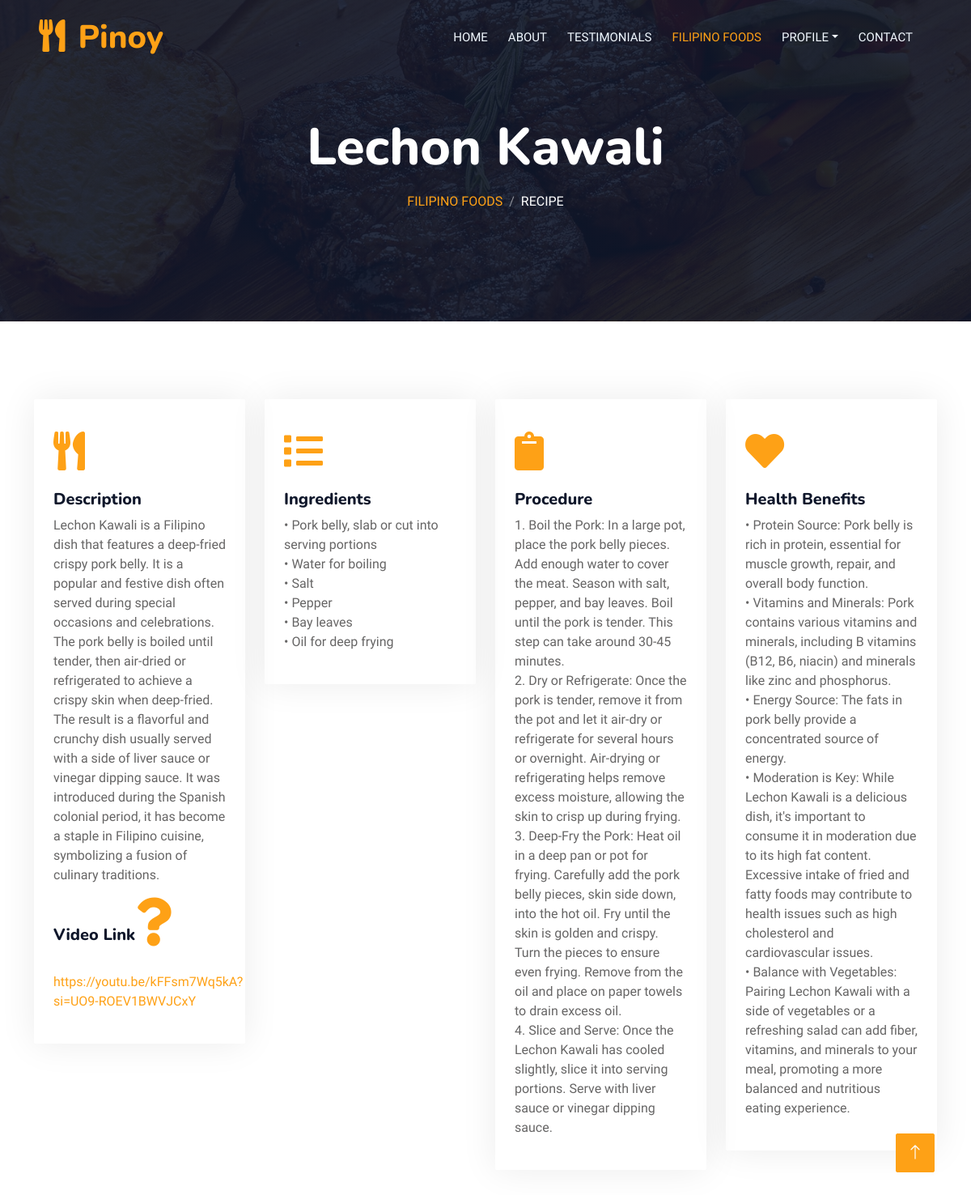
Page /recipe.php?foodID=MN-3 (signed in) on the committed database.
### tables this page shows
CREATE TABLE `foodinfo` (
  `foodID` varchar(100) NOT NULL,
  `foodName` varchar(100) NOT NULL,
  `foodDescription` longtext NOT NULL,
  `foodRecipe` longtext NOT NULL,
  `foodHealthBenefit` longtext NOT NULL,
  `foodProcedure` longtext NOT NULL,
  `foodLink` varchar(1000) NOT NULL
);

### recipe.php (the view, shortened to what this page needs)
<?php
include("connect.php");
function getFoodName($foodID) {
    global $con;
    $foodID = mysqli_real_escape_string($con, $foodID);
    $sql = "SELECT foodName FROM foodinfo WHERE foodID = '$foodID'";
    $result = $con->query($sql);
    if ($result && $result->num_rows > 0) {
        $row = $result->fetch_assoc();
        return $row['foodName'];
    } else {
        return "Food Name not found for $foodID";
    }
}
function getFoodDescription($foodID) {
    global $con;
    $foodID = mysqli_real_escape_string($con, $foodID);
    $sql = "SELECT foodDescription FROM foodinfo WHERE foodID = '$foodID'";
    $result = $con->query($sql);
    if ($result && $result->num_rows > 0) {
        $row = $result->fetch_assoc();
        return $row['foodDescription'];
    } else {
        return "Description not found for $foodID";
    }
}
function getFoodLink($foodID) {
    global $con;
    $foodID = mysqli_real_escape_string($con, $foodID);
    $sql = "SELECT foodLink FROM foodinfo WHERE foodID = '$foodID'";
    $result = $con->query($sql);
    if ($result && $result->num_rows > 0) {
        $row = $result->fetch_assoc();
        return $row['foodLink'];
    } else {
        return "Video Link not found for $foodID";
    }
}
function getFoodRecipe($foodID) {
    global $con;
    $foodID = mysqli_real_escape_string($con, $foodID);
    $sql = "SELECT foodRecipe FROM foodinfo WHERE foodID = '$foodID'";
    $result = $con->query($sql);
    if ($result->num_rows > 0) {
        while ($row = $result->fetch_assoc()) {
            $recipeItems = explode("\n", $row['foodRecipe']);
            foreach ($recipeItems as $item) {
                echo "• " . trim($item) . "<br>";
            }
        }
    } else {
        echo "0 results";
    }
}
function getFoodProcedure($foodID) {
    global $con;
    $foodID = mysqli_real_escape_string($con, $foodID);
    $sql = "SELECT foodProcedure FROM foodinfo WHERE foodID = '$foodID'";
    $result = $con->query($sql);
    if ($result->num_rows > 0) {
        while ($row = $result->fetch_assoc()) {
            $recipeItems = explode("\n", $row['foodProcedure']);
            $counter = 1;
            foreach ($recipeItems as $item) {
                echo "$counter. " . trim($item) . "<br>";
                $counter++;
            }
        }
    } else {
        echo "0 results";
    }
}
function getFoodHealthBenefits($foodID) {
    global $con;
    $foodID = mysqli_real_escape_string($con, $foodID);
    $sql = "SELECT foodHealthBenefit FROM foodinfo WHERE foodID = '$foodID'";
    $result = $con->query($sql);
    if ($result->num_rows > 0) {
        while ($row = $result->fetch_assoc()) {
            $recipeItems = explode("\n", $row['foodHealthBenefit']);
            foreach ($recipeItems as $item) {
                echo "• " . trim($item) . "<br>";
            }
        }
    } else {
        echo "0 results";
    }
}
?>
<!DOCTYPE html>
<html lang="en">
<head>
    <link href="https://cdnjs.cloudflare.com/ajax/libs/font-awesome/5.10.0/css/all.min.css" rel="stylesheet">
    <link href="https://cdn.jsdelivr.net/npm/bootstrap-icons@1.4.1/font/bootstrap-icons.css" rel="stylesheet">
    <link href="lib/animate/animate.min.css" rel="stylesheet">
    <link href="lib/owlcarousel/assets/owl.carousel.min.css" rel="stylesheet">
    <link href="lib/tempusdominus/css/tempusdominus-bootstrap-4.min.css" rel="stylesheet" />
    <link href="css/bootstrap.min.css" rel="stylesheet">
    <link href="css/style.css" rel="stylesheet">
</head>
<body>
    <div class="container-xxl bg-white p-0">
        <div class="container-xxl position-relative p-0">
            <nav class="navbar navbar-expand-lg navbar-dark bg-dark px-4 px-lg-5 py-3 py-lg-0">
                <a href="" class="navbar-brand p-0">
                    <h1 class="text-primary m-0"><i class="fa fa-utensils me-3"></i>Pinoy</h1>
                </a>
                <div class="collapse navbar-collapse" id="navbarCollapse">
                    <div class="navbar-nav ms-auto py-0 pe-4">
                        <a href="index.php" class="nav-item nav-link">Home</a>
                        <a href="about.php" class="nav-item nav-link">About</a>
                        <a href="testimonial.php" class="nav-item nav-link">Testimonials</a>
                        <a href="menu.php" class="nav-item nav-link active">Filipino Foods</a>
                        <div class="nav-item dropdown" >
                            <a href="#" class="nav-link dropdown-toggle" data-bs-toggle="dropdown">Profile</a>
                        </div>
                        <a href="contact.php" class="nav-item nav-link">Contact</a>
                    </div>
                </div>
            </nav>
            <div class="container-xxl py-5 bg-dark hero-header mb-5">
                <div class="container text-center my-5 pt-5 pb-4">
                    <h1 class="display-3 text-white mb-3 animated slideInDown"><?php echo isset($_GET['foodID']) ? getFoodName($_GET['foodID']) : "No foodID parameter provided."; ?></h1>
                    <nav aria-label="breadcrumb">
                        <ol class="breadcrumb justify-content-center text-uppercase">
                            <li class="breadcrumb-item"><a href="menu.php">Filipino Foods</a></li>
                            <li class="breadcrumb-item text-white active" aria-current="page">Recipe</li>
                        </ol>
                    </nav>
                </div>
            </div>
        </div>
        <div class="container-xxl py-5">
            <div class="container">
                <div class="row g-4">
                    <div class="col-lg-3 col-sm-6 wow fadeInUp" data-wow-delay="0.1s">
                        <div class="service-item rounded pt-3">
                            <div class="p-4">
                                <i class="fa fa-3x fa-utensils text-primary mb-4"></i>
                                <h5>Description</h5>
                                <p><?php echo isset($_GET['foodID']) ? getFoodDescription($_GET['foodID']) : "No foodID parameter provided."; ?></p>
                                <h5>Video Link<i class="fa fa-3x fa-question text-primary mb-4"></i></h5>
                                <p><a href= "<?php echo isset($_GET['foodID']) ? getFoodLink($_GET['foodID']) : "No foodID parameter provided."; ?>" target = "_blank"><?php echo isset($_GET['foodID']) ? getFoodLink($_GET['foodID']) : "No foodID parameter provided."; ?></a>
                                </p>
                            </div>
                        </div>
                    </div>
                    <div class="col-lg-3 col-sm-6 wow fadeInUp" data-wow-delay="0.3s">
                        <div class="service-item rounded pt-3">
                            <div class="p-4">
                                <i class="fa fa-3x fa-list text-primary mb-4"></i>
                                <h5>Ingredients</h5>
                                <p><?php echo isset($_GET['foodID']) ? getFoodRecipe($_GET['foodID']) : "No foodID parameter provided."; ?></p>
                            </div>
                        </div>
                    </div>
                    <div class="col-lg-3 col-sm-6 wow fadeInUp" data-wow-delay="0.5s">
                        <div class="service-item rounded pt-3">
                            <div class="p-4">
                                <i class="fa fa-3x fa-clipboard text-primary mb-4"></i>
                                <h5>Procedure</h5>
                                <p><?php echo isset($_GET['foodID']) ? getFoodProcedure($_GET['foodID']) : "No foodID parameter provided."; ?></p>
                            </div>
                        </div>
                    </div>
                    <div class="col-lg-3 col-sm-6 wow fadeInUp" data-wow-delay="0.7s">
                        <div class="service-item rounded pt-3">
                            <div class="p-4">
                                <i class="fa fa-3x fa-heart text-primary mb-4"></i>
                                <h5>Health Benefits</h5>
                                <p><?php echo isset($_GET['foodID']) ? getFoodHealthBenefits($_GET['foodID']) : "No foodID parameter provided."; ?></p>
                            </div>
                        </div>
                    </div>
                </div>
            </div>
        </div>
        <a href="#" class="btn btn-lg btn-primary btn-lg-square back-to-top"><i class="bi bi-arrow-up"></i></a>
    </div>
</body>
</html>

### css/style.css (style rules this page uses)
:root { --primary: #FEA116; --light: #F1F8FF; --dark: #0F172B; }
.back-to-top { position: fixed; display: none; right: 45px; bottom: 45px; z-index: 99; }
.btn { font-family: 'Nunito', sans-serif; font-weight: 500; text-transform: uppercase; transition: .5s; }
.btn.btn-primary, .btn.btn-secondary { color: #FFFFFF; }
.btn-lg-square { width: 48px; height: 48px; }
.btn-square, .btn-sm-square, .btn-lg-square { padding: 0; display: flex; align-items: center; justify-content: center; font-weight: normal; border-radius: 2px; }
.navbar-dark .navbar-nav .nav-link { position: relative; margin-left: 25px; padding: 35px 0; font-size: 15px; color: var(--light) !important; text-transform: uppercase; font-weight: 500; outline: none; transition: .5s; }
.navbar-dark .navbar-nav .nav-link:hover, .navbar-dark .navbar-nav .nav-link.active { color: var(--primary) !important; }
@media (min-width: 992px) { .navbar-dark { position: absolute; width: 100%; top: 0; left: 0; z-index: 999; background: transparent !important; } }
.hero-header { background: linear-gradient(rgba(15, 23, 43, .9), rgba(15, 23, 43, .9)), url(../img/bg-hero.jpg); background-position: center center; background-repeat: no-repeat; background-size: cover; }
.breadcrumb-item + .breadcrumb-item::before { color: rgba(255, 255, 255, .5); }
.service-item { box-shadow: 0 0 45px rgba(0, 0, 0, .08); transition: .5s; }
.service-item * { transition: .5s; }

### rows in the picture
foodinfo: foodName "Lechon Kawali", foodDescription "Lechon Kawali is a Filipino dish that features a deep-fried crispy pork belly. It is a popular and festive dish often served during special occasions and celebrations. The pork belly is boiled until tender, then air-dried or refrigerated to achieve a crispy skin when deep-fried. The result is a flavorful and crunchy dish usually served with a side of liver sauce or vinegar dipping sauce. It was introduced during the Spanish colonial period, it has become a staple in Filipino cuisine, symbolizing a fusion of culinary traditions.", foodLink "https://youtu.be/kFFsm7Wq5kA?si=UO9-ROEV1BWVJCxY", foodRecipe "Pork belly, slab or cut into serving portions", foodRecipe "Water for boiling", foodRecipe "Salt", foodRecipe "Pepper", foodRecipe "Bay leaves", foodRecipe "Oil for deep frying", foodProcedure "Boil the Pork: In a large pot, place the pork belly pieces. Add enough water to cover the meat. Season with salt, pepper, and bay leaves. Boil until the pork is tender. This step can take around 30-45 minutes.", foodProcedure "Dry or Refrigerate: Once the pork is tender, remove it from the pot and let it air-dry or refrigerate for several hours or overnight. Air-drying or refrigerating helps remove excess moisture, allowing the skin to crisp up during frying.", foodProcedure "Deep-Fry the Pork: Heat oil in a deep pan or pot for frying. Carefully add the pork belly pieces, skin side down, into the hot oil. Fry until the skin is golden and crispy. Turn the pieces to ensure even frying. Remove from the oil and place on paper towels to drain excess oil.", foodProcedure "Slice and Serve: Once the Lechon Kawali has cooled slightly, slice it into serving portions. Serve with liver sauce or vinegar dipping sauce.", foodHealthBenefit "Protein Source: Pork belly is rich in protein, essential for muscle growth, repair, and overall body function.", foodHealthBenefit "Vitamins and Minerals: Pork contains various vitamins and minerals, including B vitamins (B12, B6, niacin) and minerals like zinc and phosphorus.", foodHealthBenefit "Energy Source: The fats in pork belly provide a concentrated source of energy.", foodHealthBenefit "Moderation is Key: While Lechon Kawali is a delicious dish, it's important to consume it in moderation due to its high fat content. Excessive intake of fried and fatty foods may contribute to health issues such as high cholesterol and cardiovascular issues.", foodHealthBenefit "Balance with Vegetables: Pairing Lechon Kawali with a side of vegetables or a refreshing salad can add fiber, vitamins, and minerals to your meal, promoting a more balanced and nutritious eating experience."
